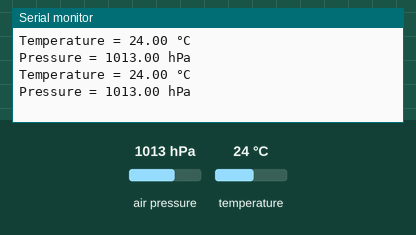
Simulated run of this sketch. Board: Arduino Uno, built with avr-gcc and run on an emulated ATmega328P. Shown: the last lines printed to the serial monitor. The inputs (shaded band) are chosen by the test bench; at power-on: air pressure 1013 hPa, temperature 24 °C.

Above: at 2.8 s.
2.9 s: air pressure set to 952 hPa
At 5.2 s:
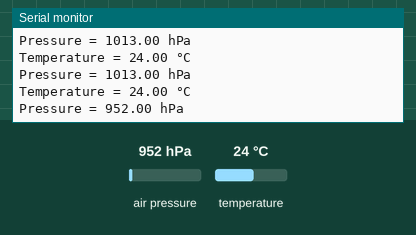
5.6 s: temperature set to 12 °C
At 7.0 s:
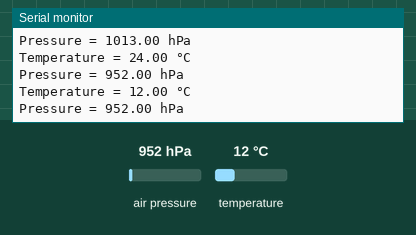
8.3 s: air pressure set to 975 hPa
At 11.5 s:
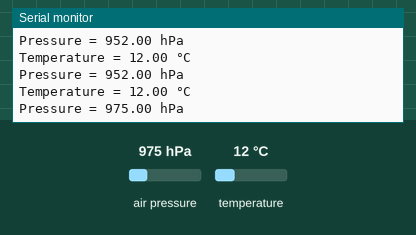
Timing chart, 0 to 13.0 s (numbered marks = the images above; inputs shaded):
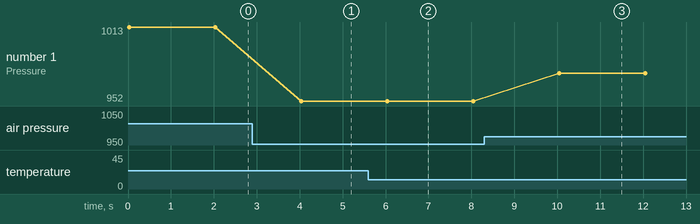

Measured:
- after the input at 2.9 s, the serial monitor: prints a new line after 1.1 s (image 1)
- after the input at 5.6 s, the serial monitor: prints a new line after 0.41 s (image 2)
- after the input at 8.3 s, the serial monitor: prints a new line after 1.7 s (image 3)
- plotted number 1: 1013 → 952 after the input at 2.9 s, 952 → 975 after the input at 8.3 s

The sketch:

pressure.ino
```cpp
#include <Wire.h>
#include <Adafruit_Sensor.h>
#include <Adafruit_BMP280.h>

Adafruit_BMP280 bmp; // I2C

void setup() {
  Serial.begin(9600);
  if (!bmp.begin(0x76)) {  // Check if the sensor is connected (default I2C address for BMP280 is 0x76)
    Serial.println(F("Could not find a valid BMP280 sensor, check wiring!"));
    while (1);
  }
}

void loop() {
  Serial.print(F("Temperature = "));
  Serial.print(bmp.readTemperature());
  Serial.println(F(" °C"));

  Serial.print(F("Pressure = "));
  Serial.print(bmp.readPressure() / 100.0F);
  Serial.println(F(" hPa"));

  delay(2000); // Wait for 2 seconds before the next reading
}
```
